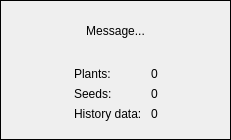
<?xml version="1.0" encoding="UTF-8"?>
<ui version="4.0">
 <class>WaitingDialog</class>
 <widget class="QDialog" name="WaitingDialog">
  <property name="geometry">
   <rect>
    <x>0</x>
    <y>0</y>
    <width>231</width>
    <height>140</height>
   </rect>
  </property>
  <property name="windowTitle">
   <string>Dialog</string>
  </property>
  <layout class="QVBoxLayout" name="verticalLayout">
   <property name="leftMargin">
    <number>0</number>
   </property>
   <property name="topMargin">
    <number>0</number>
   </property>
   <property name="rightMargin">
    <number>0</number>
   </property>
   <property name="bottomMargin">
    <number>0</number>
   </property>
   <item>
    <widget class="QFrame" name="frame">
     <property name="frameShape">
      <enum>QFrame::Box</enum>
     </property>
     <property name="frameShadow">
      <enum>QFrame::Plain</enum>
     </property>
     <layout class="QVBoxLayout" name="verticalLayout_2">
      <item>
       <widget class="QLabel" name="messageLabel">
        <property name="frameShape">
         <enum>QFrame::NoFrame</enum>
        </property>
        <property name="text">
         <string>Message...</string>
        </property>
        <property name="alignment">
         <set>Qt::AlignCenter</set>
        </property>
       </widget>
      </item>
      <item>
       <widget class="QWidget" name="countersWidget" native="true">
        <layout class="QGridLayout" name="gridLayout">
         <property name="leftMargin">
          <number>0</number>
         </property>
         <property name="topMargin">
          <number>9</number>
         </property>
         <property name="rightMargin">
          <number>0</number>
         </property>
         <property name="bottomMargin">
          <number>9</number>
         </property>
         <item row="2" column="2">
          <widget class="QLabel" name="historyOrganismLabel2">
           <property name="text">
            <string>0</string>
           </property>
          </widget>
         </item>
         <item row="1" column="1">
          <widget class="QLabel" name="seedLabel1">
           <property name="text">
            <string>Seeds:</string>
           </property>
           <property name="alignment">
            <set>Qt::AlignLeading|Qt::AlignLeft|Qt::AlignVCenter</set>
           </property>
          </widget>
         </item>
         <item row="1" column="2">
          <widget class="QLabel" name="seedLabel2">
           <property name="text">
            <string>0</string>
           </property>
          </widget>
         </item>
         <item row="0" column="1">
          <widget class="QLabel" name="organismLabel1">
           <property name="text">
            <string>Plants:</string>
           </property>
           <property name="alignment">
            <set>Qt::AlignLeading|Qt::AlignLeft|Qt::AlignVCenter</set>
           </property>
          </widget>
         </item>
         <item row="2" column="1">
          <widget class="QLabel" name="historyOrganismLabel1">
           <property name="text">
            <string>History data: </string>
           </property>
           <property name="alignment">
            <set>Qt::AlignLeading|Qt::AlignLeft|Qt::AlignVCenter</set>
           </property>
          </widget>
         </item>
         <item row="0" column="2">
          <widget class="QLabel" name="organismLabel2">
           <property name="text">
            <string>0</string>
           </property>
          </widget>
         </item>
         <item row="0" column="3">
          <spacer name="horizontalSpacer">
           <property name="orientation">
            <enum>Qt::Horizontal</enum>
           </property>
           <property name="sizeHint" stdset="0">
            <size>
             <width>20</width>
             <height>5</height>
            </size>
           </property>
          </spacer>
         </item>
         <item row="0" column="0">
          <spacer name="horizontalSpacer_2">
           <property name="orientation">
            <enum>Qt::Horizontal</enum>
           </property>
           <property name="sizeHint" stdset="0">
            <size>
             <width>20</width>
             <height>5</height>
            </size>
           </property>
          </spacer>
         </item>
        </layout>
       </widget>
      </item>
     </layout>
    </widget>
   </item>
  </layout>
 </widget>
 <resources/>
 <connections/>
</ui>
